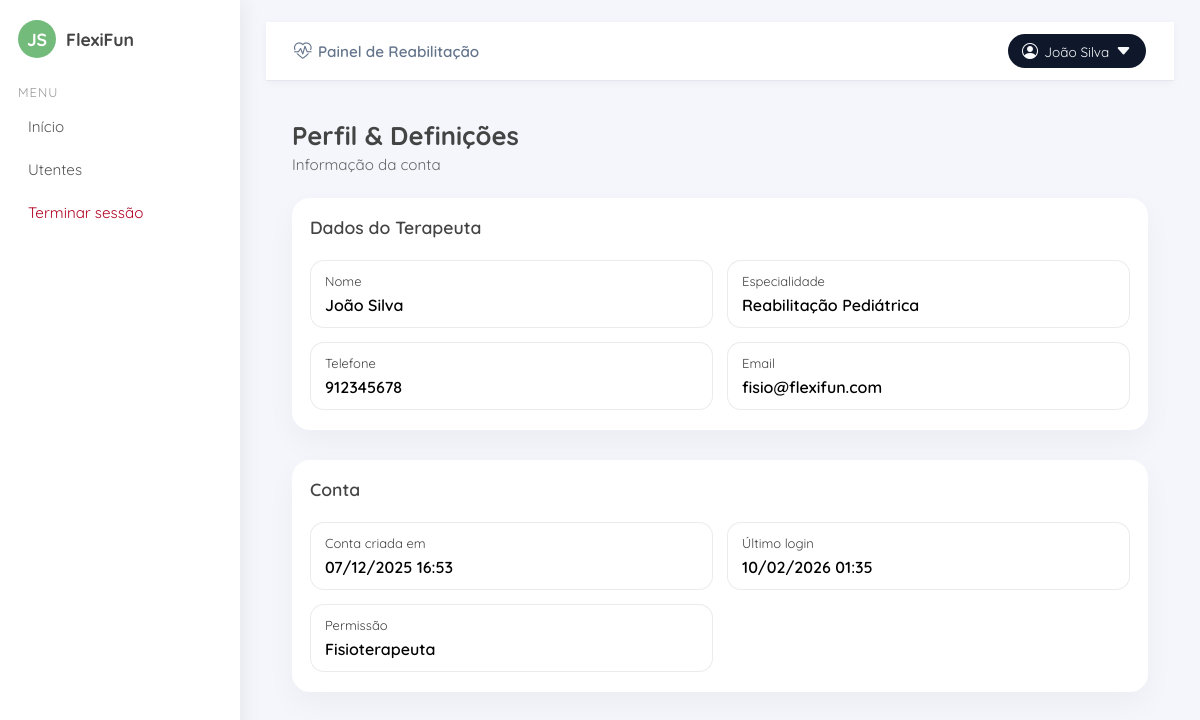
The app's page /Web_FlexiFun/private/fisio/perfil/perfil.php (signed in) with its own data.
### tables this page shows
CREATE TABLE IF NOT EXISTS `fisioterapeuta` (
  `user_id` bigint NOT NULL,
  `nome` varchar(150) NOT NULL,
  `especialidade` varchar(150) DEFAULT NULL,
  `telefone` varchar(50) DEFAULT NULL,
  `notas` text,
  PRIMARY KEY (`user_id`),
  CONSTRAINT `fisioterapeuta_ibfk_1` FOREIGN KEY (`user_id`) REFERENCES `users` (`id`) ON DELETE CASCADE ON UPDATE CASCADE
);

CREATE TABLE IF NOT EXISTS `users` (
  `id` bigint NOT NULL AUTO_INCREMENT,
  `email` varchar(150) NOT NULL,
  `password_hash` varchar(255) NOT NULL,
  `role` enum('paciente','fisioterapeuta','admin') NOT NULL,
  `created_at` datetime NOT NULL DEFAULT CURRENT_TIMESTAMP,
  `last_login_at` datetime DEFAULT NULL,
  `is_active` tinyint(1) NOT NULL DEFAULT '1',
  PRIMARY KEY (`id`),
  UNIQUE KEY `email` (`email`)
);

### Web_FlexiFun/private/fisio/perfil/perfil.php (the view, shortened to what this page needs)
<?php
require_once __DIR__ . '/../../db.php';
$userId = (int)$_SESSION['user_id'];
$stmt = $pdo->prepare("
    SELECT
        u.email, u.created_at, u.last_login_at,
        f.nome, f.especialidade, f.telefone
    FROM users u
    LEFT JOIN fisioterapeuta f ON f.user_id = u.id
    WHERE u.id = :id
    LIMIT 1
");
$stmt->execute([':id' => $userId]);
$perfil = $stmt->fetch(PDO::FETCH_ASSOC);
function fmt_dt(?string $dt): string {
    return date('d/m/Y H:i', strtotime($dt));
}
?>
<!doctype html>
<html lang="pt-PT">
<head>
    <link rel="stylesheet" href="https://cdn.jsdelivr.net/npm/bootstrap-icons@1.10.5/font/bootstrap-icons.css">
    <link rel="stylesheet" href="/FlexiFun/private/assets/css/private.css">
</head>
<body>
<div class="layout">
    <?php include __DIR__ . '/../includes/sidebar.php'; ?>
    <main class="main">
        <?php include __DIR__ . '/../includes/navbar.php'; ?>
        <div class="conteudo">
            <div class="page-header">
                <h1 class="page-title">Perfil &amp; Definições</h1>
                <p class="page-subtitle">Informação da conta</p>
            </div>
            <section class="card">
                <div class="card-header-row">
                    <h2 class="card-title">Dados do Terapeuta</h2>
                </div>
                <div class="profile-grid">
                    <div class="profile-item">
                        <div class="profile-label">Nome</div>
                        <div class="profile-value"><?= htmlspecialchars((string)$perfil['nome'], ENT_QUOTES, 'UTF-8') ?></div>
                    </div>
                    <div class="profile-item">
                        <div class="profile-label">Especialidade</div>
                        <div class="profile-value"><?= htmlspecialchars((string)($perfil['especialidade'] ?? '—'), ENT_QUOTES, 'UTF-8') ?></div>
                    </div>
                    <div class="profile-item">
                        <div class="profile-label">Telefone</div>
                        <div class="profile-value"><?= htmlspecialchars((string)($perfil['telefone'] ?? '—'), ENT_QUOTES, 'UTF-8') ?></div>
                    </div>
                    <div class="profile-item">
                        <div class="profile-label">Email</div>
                        <div class="profile-value"><?= htmlspecialchars((string)$perfil['email'], ENT_QUOTES, 'UTF-8') ?></div>
                    </div>
                </div>
            </section>
            <section class="card" style="margin-top:14px;">
                <div class="card-header-row">
                    <h2 class="card-title">Conta</h2>
                </div>
                <div class="profile-grid">
                    <div class="profile-item">
                        <div class="profile-label">Conta criada em</div>
                        <div class="profile-value"><?= htmlspecialchars(fmt_dt($perfil['created_at']), ENT_QUOTES, 'UTF-8') ?></div>
                    </div>
                    <div class="profile-item">
                        <div class="profile-label">Último login</div>
                        <div class="profile-value"><?= htmlspecialchars(fmt_dt($perfil['last_login_at']), ENT_QUOTES, 'UTF-8') ?></div>
                    </div>
                    <div class="profile-item">
                        <div class="profile-label">Permissão</div>
                        <div class="profile-value">Fisioterapeuta</div>
                    </div>
                </div>
            </section>
        </div>
    </main>
</div>
</body>
</html>

### Web_FlexiFun/private/assets/css/private.css (style rules this page uses)
html, body { font-family: 'Quicksand', sans-serif; font-weight: 400; }
:root { --verde: #73bb7b; --verde-escuro: #5fa565; --cinza-fundo: #f4f6fb; --cinza-texto: #444; --sidebar-largura: 240px; }
* { box-sizing: border-box; }
body { margin: 0; min-height: 100vh; font-family: "Quicksand", sans-serif; background: var(--cinza-fundo); }
.layout { display: flex; min-height: 100vh; background: var(--cinza-fundo); }
.main, .conteudo { flex: 1; padding: 22px 26px; display: flex; flex-direction: column; gap: 16px; }
.main-header, .page-header { display: flex; flex-direction: column; gap: 4px; margin-bottom: 8px; }
.main-header-left h1, .page-title { margin: 0; font-size: 1.6rem; font-weight: 700; color: var(--cinza-texto); }
.main-header-left p, .page-subtitle { margin: 0; font-size: 0.95rem; color: #666; }
.card { background: #ffffff; border-radius: 18px; padding: 18px 18px 20px; box-shadow: 0 12px 30px rgba(0,0,0,0.04); }
.card h2 { margin: 0 0 8px; font-size: 1.1rem; color: var(--cinza-texto); }
.card-header-row { display: flex; justify-content: space-between; align-items: center; margin-bottom: 14px; }
.card-title { margin: 0; font-size: 18px; font-weight: 600; color: var(--cinza-texto); }
.profile-grid { margin-top: 12px; display: grid; grid-template-columns: repeat(2, minmax(220px, 1fr)); gap: 14px; }
.profile-item { padding: 12px 14px; border: 1px solid rgba(0,0,0,.08); border-radius: 14px; background: rgba(255,255,255,.7); }
.profile-label { font-size: 13px; opacity: .75; margin-bottom: 6px; }
.profile-value { font-weight: 600; }

### records on screen
fisioterapeuta: nome "João Silva", especialidade "Reabilitação Pediátrica", telefone "912345678", user_id.email "fisio@flexifun.com", user_id.created_at "07/12/2025 16:53", user_id.last_login_at "10/02/2026 01:35"

### other values on screen
$iniciais "JS"
$nomeTerapeuta "João Silva"
